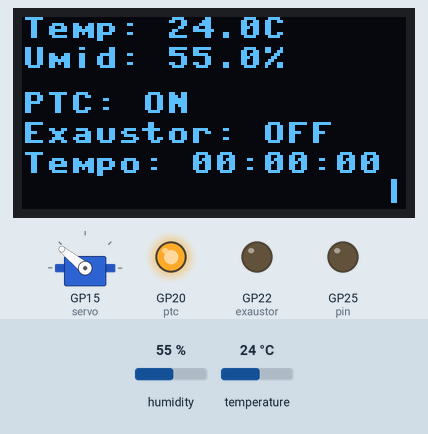
This program was run on a simulated Raspberry Pi Pico running MicroPython. On the bench: 128×64 one-colour display, servo, output pins drawn as LEDs (lit = HIGH). Inputs (shaded band) come from the test bench; at power-on: humidity 55 %, temperature 24 °C. Servo angles are drawn from the pulse width (0.5 ms = 0°, 2.5 ms = 180°); the clock reads 2024-03-15 10:24:30 at power-on unless the program sets it; library files of the repository ran but are not shown: servo.py, ssd1306.py, DFRobot_AHT20.py; what the program prints to the serial console is not drawn.

Above: at 1.2 s.
1.3 s: humidity set to 22 %
At 3.0 s:
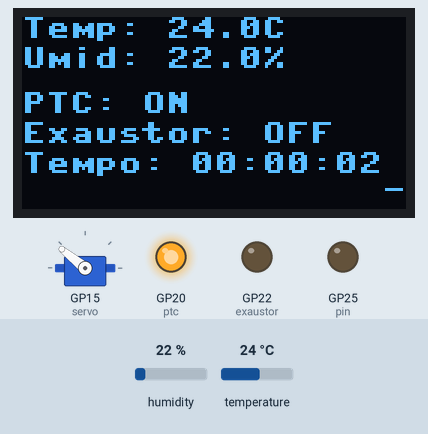
5.6 s: temperature set to 12 °C
At 6.7 s:
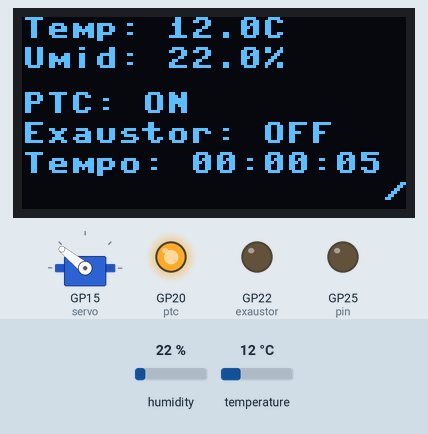
7.3 s: humidity set to 40 %
At 8.5 s:
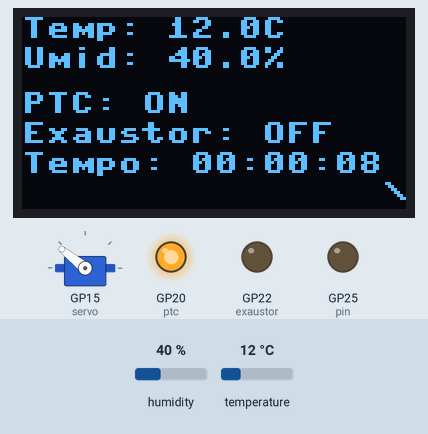
9.5 s: temperature set to 19 °C
At 11.2 s:
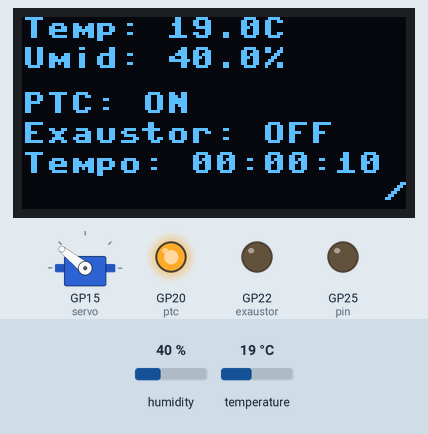
Timing chart, 0 to 12.7 s (numbered marks = the images above; inputs shaded):
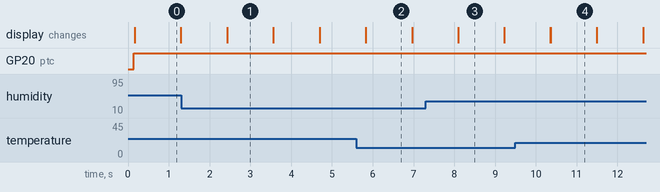

Measured:
- what the display in image 0 shows lasts 1.1 s, from 0.2 s to 1.3 s

The program:

main.py
```python
from machine import I2C, Pin
from time import sleep, time
import sys

from libs.servo import Servo
from libs.ssd1306 import SSD1306_I2C
import libs.DFRobot_AHT20 as DFRobot_AHT20

# Params
TEMP_ON = 42.0
TEMP_OFF = 47.0
TEMP_MEDIO = 45.0

HUM_ON = 23
HUM_OFF = 18

EXAUSTOR_MAX_TIME = 45  # segundos

SERVO_OPEN = 50
SERVO_CLOSE = 148

ptc_ligado = False
exaustor_ligado = False
exaustor_inicio = 0

# Servo motor
servo=Servo(pin=15)

# Animação
spinner_frames = ["|", "/", "-", "\\"]
spinner_idx = 0


# Functions de controle
def ligar_ptc():
    ptc.value(1)


def desligar_ptc():
    ptc.value(0)


def ligar_exaustor():
    servo.move(SERVO_OPEN) # abrir duto
    sleep(1)
    exaustor.value(1)


def desligar_exaustor():
    exaustor.value(0)
    servo.move(SERVO_CLOSE) # fechar duto
    sleep(1)


i2c = I2C(0, sda=Pin(16), scl=Pin(17))
print("Scan i2c:", i2c.scan())
pin = Pin("LED", Pin.OUT)

exaustor = Pin(22, Pin.OUT)
ptc = Pin(20, Pin.OUT)


# Iniciar display
try:
    oled = SSD1306_I2C(width=128, height=64, i2c=i2c)
except Exception as e:
    print("Erro ao iniciar o display:", e)
    sys.exit(1)


# Iniciar sensor AHT20
try:
    sensor_AHT20 = DFRobot_AHT20.DFRobot_AHT20(i2c)

    if sensor_AHT20.begin() != True:
        print("Failed to start sensor")
        sys.exit(1)
except Exception as e:
    print("Erro ao iniciar o sensor AHT20:", e)
    sys.exit(1)


# Função para ler o sensor AHT20 e atualizar o display
def read_AHT20():
    try:
        sensor_AHT20.start_measurement_ready()

        temperature = sensor_AHT20.get_temperature_C()
        humidity = sensor_AHT20.get_humidity_RH()

        oled.fill(0)
        oled.text(f"Temp: {temperature:.1f}C", 0, 0)
        oled.text(f"Umid: {humidity:.1f}%", 0, 10)
        print(f"Temperatura: {temperature:.1f}C, Umidade: {humidity:.1f}%")
        oled.show()

        return temperature, humidity

    except Exception as e:
        print("Erro leitura sensor:", e)
        raise e

try:
    servo.move(SERVO_CLOSE)  # iniciar fechado
    inicio = time()
    while True:

        temperatura, umidade = read_AHT20()

        if temperatura is None:
            sleep(1)
            continue

        if temperatura > 55:
            print("Finalizando por segurança, temperatura acima de 55C")
            desligar_ptc()

            if exaustor_ligado:
                desligar_exaustor()

            break

        # --------------------
        # CONTROLE DO PTC
        # --------------------

        if not ptc_ligado and temperatura <= TEMP_ON:
            ligar_ptc()
            ptc_ligado = True
            print("PTC LIGADO")

        elif ptc_ligado and temperatura >= TEMP_OFF:
            desligar_ptc()
            ptc_ligado = False
            print("PTC DESLIGADO")

        # --------------------
        # CONTROLE EXAUSTOR
        # --------------------

        agora = time()

        if not exaustor_ligado and umidade >= HUM_ON and temperatura >= TEMP_MEDIO:
            ligar_exaustor()
            exaustor_ligado = True
            exaustor_inicio = agora

            print("EXAUSTOR LIGADO")

        elif exaustor_ligado:

            tempo_ligado = agora - exaustor_inicio

            if umidade <= HUM_OFF or tempo_ligado >= EXAUSTOR_MAX_TIME:
                desligar_exaustor()

                exaustor_ligado = False

                print("EXAUSTOR DESLIGADO")

        # --------------------
        # OLED
        # --------------------

        oled.text(f"PTC: {'ON' if ptc_ligado else 'OFF'}", 0, 25)
        oled.text(f"Exaustor: {'ON' if exaustor_ligado else 'OFF'}", 0, 35)

        # marcar tempo total de execução aplicação formato HH:MM:SS
        tempo_total = time() - inicio
        horas = int(tempo_total // 3600)
        minutos = int((tempo_total % 3600) // 60)
        segundos = int(tempo_total % 60)
        oled.text(f"Tempo: {horas:02d}:{minutos:02d}:{segundos:02d}", 0, 45)

        # Animação
        oled.text(spinner_frames[spinner_idx], 120, 54)
        spinner_idx = (spinner_idx + 1) % len(spinner_frames)

        oled.show()

        sleep(1)

finally:
    print("Desligando PTC e Exaustor...")
    if ptc_ligado:
        desligar_ptc()
        print("PTC DESLIGADO")
    if exaustor_ligado:
        desligar_exaustor()
        print("EXAUSTOR DESLIGADO")
    servo.move(SERVO_CLOSE)
    servo.stop()
```
